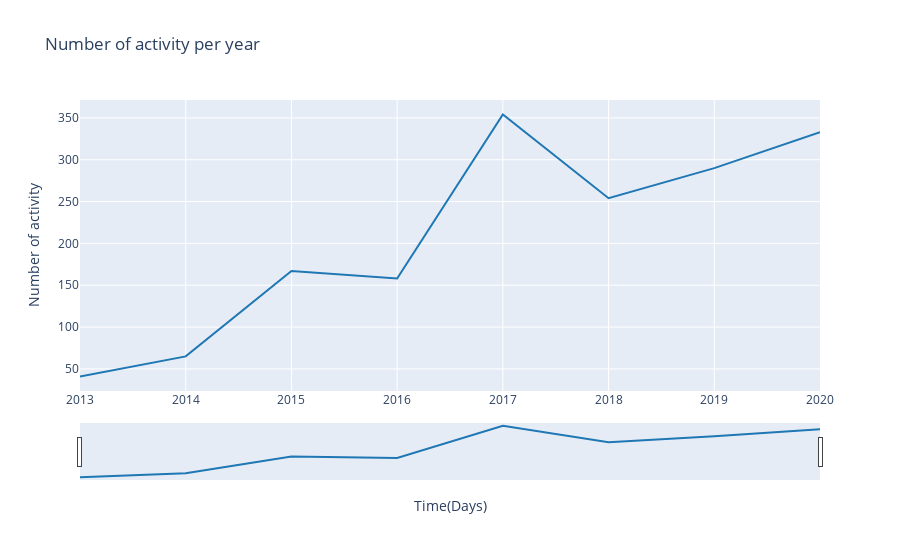

This figure's notebook cell:
### Markdown cell above
convert data to be able to create a radar plot

### Code cell
df =  data_strava.groupby("year").sum()
df.reset_index(inplace=True)

fig = go.Figure([
    go.Scatter(
        name='activity_count',
        x=df['year'],
        y=df['activity_count'],
        mode='lines',
        line=dict(color='rgb(31, 119, 180)'),
    )
])
fig.update_layout(
    yaxis_title='Number of activity',
    title='Number of activity per year',
    xaxis_title = 'Time(Days)',
    hovermode="x"
)

fig.update_xaxes(rangeslider_visible=True)

fig.show()

### Figure 1 — Plotly figure (JSON) as saved in the notebook; plotly's stock layout.template omitted (floating-point values rounded to 4 significant figures)
{"data": [{"line": {"color": "rgb(31, 119, 180)"}, "mode": "lines", "name": "activity_count", "type": "scatter", "x": [" 2013", " 2014", " 2015", " 2016", " 2017", " 2018", " 2019", " 2020"], "y": [41, 65, 167, 158, 354, 254, 290, 333]}], "layout": {"hovermode": "x", "title": {"text": "Number of activity per year"}, "xaxis": {"rangeslider": {"visible": true}, "title": {"text": "Time(Days)"}}, "yaxis": {"title": {"text": "Number of activity"}}}}
